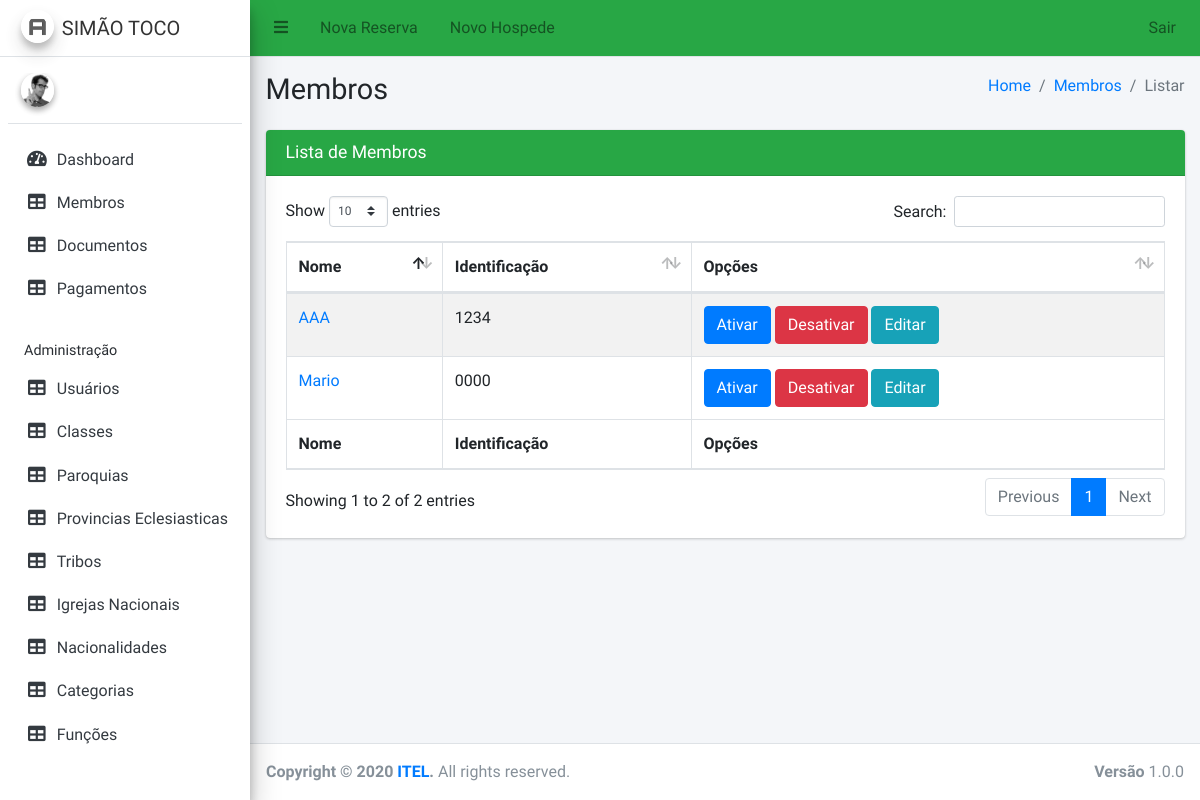
The page /membro/listar on the database as committed earlier.
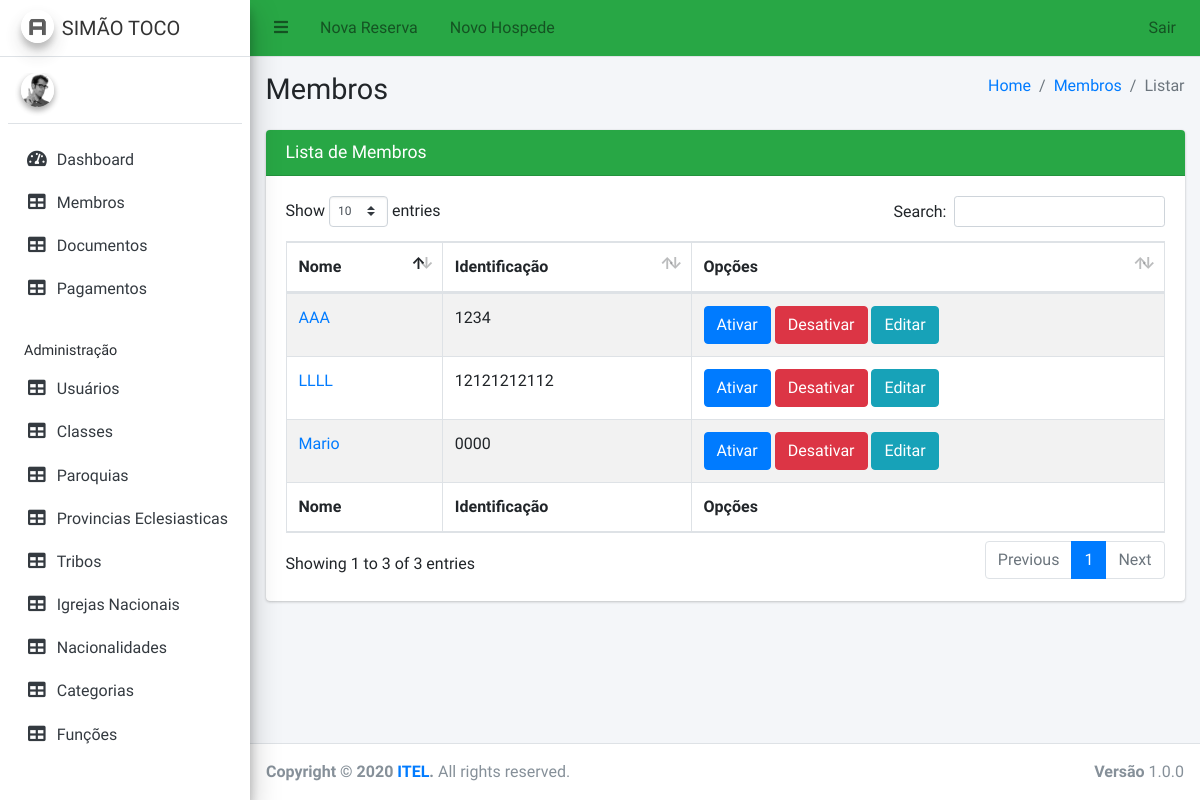
The same page on the database as committed later.
### tables this page shows
CREATE TABLE `membro` (
  `id_membro` int(11) NOT NULL,
  `nome_membro` varchar(100) NOT NULL,
  `nome_pai` varchar(100) NOT NULL,
  `nome_mae` varchar(100) NOT NULL,
  `id_identificacao` int(11) NOT NULL,
  `id_nacionalidade` int(11) NOT NULL,
  `id_tribo` int(11) NOT NULL,
  `id_igreja_nacional` int(11) NOT NULL,
  `id_provincia_eclesiastica` int(11) NOT NULL,
  `id_paroquia` int(11) NOT NULL,
  `id_classe` int(11) NOT NULL,
  `data_admissao` varchar(10) NOT NULL,
  `data_baptismo` varchar(10) NOT NULL,
  `id_categoria` int(11) NOT NULL,
  `id_funcao` int(11) NOT NULL,
  `data_nascimento` varchar(30) NOT NULL,
  `estado_civil` int(11) NOT NULL,
  `id_localidade` int(11) NOT NULL,
  `telefone` varchar(30) NOT NULL,
  `endereco` text NOT NULL,
  `data_criacao` timestamp NOT NULL DEFAULT CURRENT_TIMESTAMP
);

CREATE TABLE `identificacao` (
  `id_identificacao` int(11) NOT NULL,
  `descricao_identificacao` varchar(100) NOT NULL,
  `tipo_identificacao` int(11) NOT NULL,
  `data_criacao` timestamp NOT NULL DEFAULT CURRENT_TIMESTAMP
);

### application/controllers/Membro.php (called while the page is built, shortened)
<?php
class Membro extends CI_Controller {
    public function listar() {
        $this->db->join('identificacao', 'identificacao.id_identificacao=membro.id_identificacao');
        $dados['membros'] = $this->db->get('membro')->result();
        $this->load->view('membro/listar', $dados);
    }
}

### index.php (called while the page is built, shortened)
<?php
require_once BASEPATH.'core/CodeIgniter.php';

### application/views/membro/listar.php (the view, shortened to what this page needs)
<!DOCTYPE html>
<html>
    <head>
        <link rel="stylesheet" href="<?= base_url() ?>libs/plugins/fontawesome-free/css/all.min.css">
        <link rel="stylesheet" href="https://code.ionicframework.com/ionicons/2.0.1/css/ionicons.min.css">
        <link rel="stylesheet" href="<?= base_url() ?>libs/plugins/overlayScrollbars/css/OverlayScrollbars.min.css">
        <link rel="stylesheet" href="<?= base_url() ?>libs/plugins/datatables-bs4/css/dataTables.bootstrap4.css">
        <link rel="stylesheet" href="<?= base_url() ?>libs/dist/css/adminlte.min.css">
    </head>
    <body class="hold-transition sidebar-mini layout-fixed">
        <div class="wrapper">
            <?php include APPPATH . 'views/includes/header.php'; ?>
            <?php include APPPATH . 'views/includes/header_lateral.php'; ?>
            <div class="content-wrapper">
                <section class="content-header">
                    <div class="container-fluid">
                        <div class="row mb-2">
                            <div class="col-sm-6">
                                <h1>Membros</h1>
                            </div>
                            <div class="col-sm-6">
                                <ol class="breadcrumb float-sm-right">
                                    <li class="breadcrumb-item"><a href="#">Home</a></li>
                                    <li class="breadcrumb-item"><a href="#">Membros</a></li>
                                    <li class="breadcrumb-item active">Listar</li>
                                </ol>
                            </div>
                        </div>
                    </div>
                </section>
                <section class="content">
                    <div class="container-fluid">
                        <div class="row">
                            <div class="col-12">
                                <div class="card card-success">
                                    <div class="card-header">
                                        <h3 class="card-title">Lista de Membros</h3>
                                    </div>
                                    <div class="card-body">
                                        <table id="example1" class="table table-bordered table-striped">
                                            <thead>
                                                <tr>
                                                    <th>Nome</th>
                                                    <th>Identificação</th>
                                                    <th>Opções</th>
                                                </tr>
                                            </thead>
                                            <tbody>
                                                <?php foreach ($membros as $q) { ?>
                                                    <tr>
                                                        <td><a href="<?= base_url('membro/ver/' . $q->id_membro) ?>"><?= $q->nome_membro ?></a></td>
                                                        <td><?= $q->descricao_identificacao ?></td>
                                                        <td>
                                                            <a href="#" class="btn btn-primary">Ativar</a>
                                                            <a href="#" class="btn btn-danger">Desativar</a>
                                                            <a href="#" class="btn btn-info">Editar</a>
                                                        </td>
                                                    </tr>
                                                <?php } ?>
                                            </tbody>
                                            <tfoot>
                                                <tr>
                                                    <th>Nome</th>
                                                    <th>Identificação</th>
                                                    <th>Opções</th>
                                                </tr>
                                            </tfoot>
                                        </table>
                                    </div>
                                </div>
                            </div>
                        </div>
                    </div>
                </section>
            </div>
            <?php include APPPATH . 'views/includes/footer.php'; ?>
        </div>
    </body>
</html>

Rows that differ between the two databases and show on the page:
added membro: nome_membro "LLLL", id_identificacao.descricao_identificacao "12121212112"
Other text that changed with them:
text written by a page script: "Show entries Search: Showing 1 to 2 of 2 entries Previous 1 Next" → "Show entries Search: Showing 1 to 3 of 3 entries Previous 1 Next"
